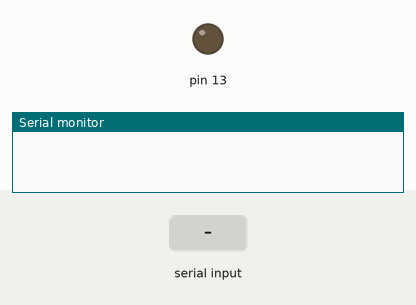
Recording of a sketch running on a simulated Arduino Uno, built with avr-gcc and run on an emulated ATmega328P. Shown: output pins drawn as LEDs (lit = HIGH), the last lines printed to the serial monitor. The inputs (shaded band) are chosen by the test bench.

Above: at 1.2 s.
1.3 s: "1" received over Serial
At 1.7 s:
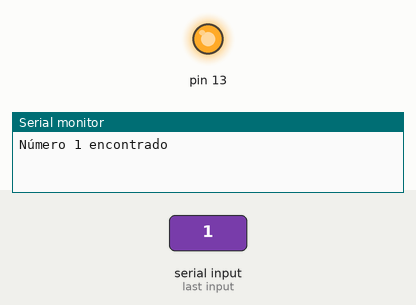
2.8 s: "0" received over Serial
At 4.0 s:
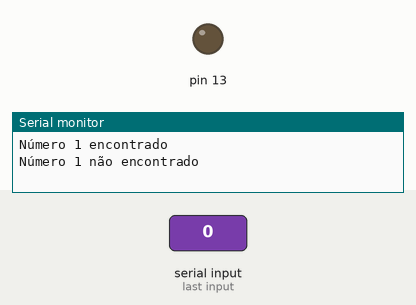
Timing chart, 0 to 5.8 s (numbered marks = the images above; inputs shaded):
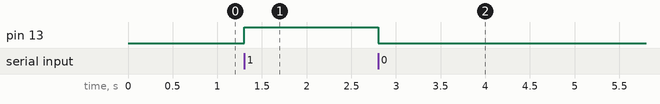

Measured:
- after the input at 1.3 s, pin 13: LOW → HIGH at once
- after the input at 2.8 s, pin 13: HIGH → LOW at once

The sketch:

acenderLed.ino
```cpp
void setup() {
  // put your setup code here, to run once:
  Serial.begin(9600);
  pinMode(13, OUTPUT);
  digitalWrite(13, LOW);
}

void loop() {
  // put your main code here, to run repeatedly:
  if (Serial.available() > 0) {
    if (Serial.read() == '1') {
      digitalWrite(13, HIGH);
      Serial.println("Número 1 encontrado");
    }
    else {
      digitalWrite(13, LOW);
      Serial.println("Número 1 não encontrado");
    }
  }
}
```
